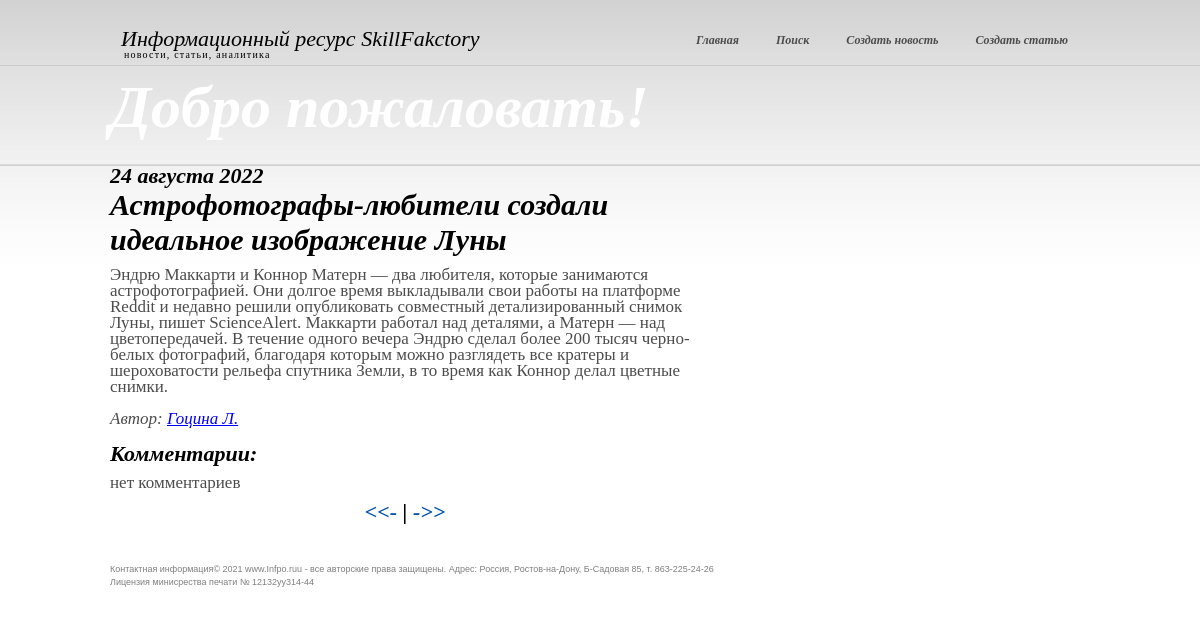
Page /home/202 on the earlier database version.
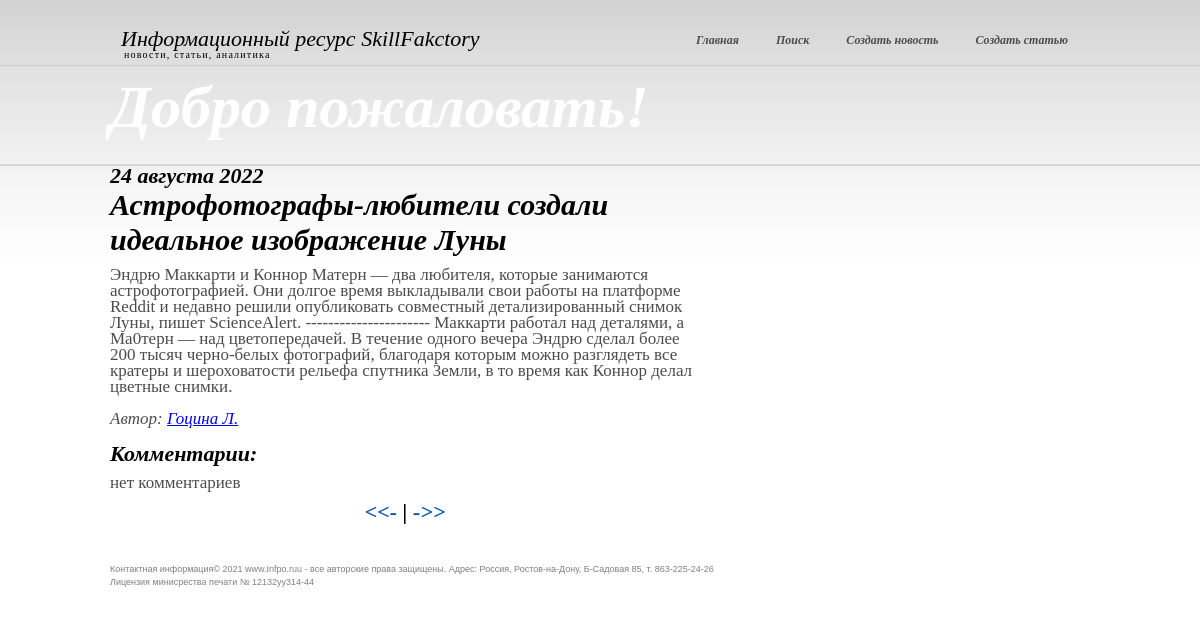
Same page on the later database version.
### news/models.py (models this page shows, shortened)
class Post(models.Model):  # Table for the posts
    head_article = models.CharField(max_length=255)  # post`s name
    text_post = models.TextField()  # text
    date = models.DateTimeField(auto_now_add = True)  # date of the post will be added
    type_post = models.CharField(max_length = 20, choices = POSITIONS, default = 'news')  # post`s type : news or article
    sum_rank = models.IntegerField(default = 0)
    id_author = models.ForeignKey('Author', on_delete = models.CASCADE)  # onetomany relation to the table "Author"
    category = models.ManyToManyField('Category', through = PostCategory)  # manytomany relation to the table "Category"

class Author(models.Model):  # Table for the author
    full_name = models.CharField(max_length = 255)
    e_mail = models.EmailField(max_length = 150, null = True)
    rank = models.IntegerField(default = 0)
    id_users = models.OneToOneField(User, on_delete = models.DO_NOTHING)  # onetomany relation to the table "User"

### news/views.py (the view)
class News(DetailView):
    model = Post
    template_name = 'new.html'
    context_object_name = 'new'
    def get_context_data(self, **kwargs):
        context = super().get_context_data(**kwargs)
        context['comments'] = context['new'].comments_set.all().values('text', 'id_users__username', 'date', 'sum_rank')
        context['next'] = Post.objects.filter(id__gt=context['new'].id).order_by('id').values('id').first()
        context['prev'] = Post.objects.filter(id__lt=context['new'].id).order_by('-id').values('id').first()
        return context

### news/templatetags/custom_filters.py (called while the page is built)
@register.filter()
def currency(value): #filter 'Гоцин Сергей Александрович' ->> 'Гоцин С.А.'
   if isinstance(value, str):
      str1 = value.split ( )
      value = str1[0] + ' '
      for i in range ( 1, len ( str1 ) ):
         value += str1[i][0] + '.'
   return value

@register.filter()
def censor(value):
   if isinstance(value, str):
      a=['хрен', 'редиска', 'тыква']
      for i in a:
         b=' '+i[0]+'*' * (len(i)-1)+' '
         value=value.replace(i, b)
   return value

### templates/new.html (shortened to what this page needs)
{% extends 'flatpages/default.html' %}
{% load custom_filters %}
{% block content %}
    <div class="col">
      <div class="post">
            <h3>{{ new.date|date:'d E Y' }}</h3>
            <h2 >{{ new.head_article| censor }}</h2>
        <p class="new">{{ new.text_post| censor }}
            <br><br><i>Автор:
            <a class="tooltip" href="mailto:">{{ new.id_author.full_name | currency }}
                </a></i>
                <br><br>
                <h3>Комментарии:</h3>
                {% if comments %}
                    {% for i in comments %}
                        <p><b>{{ i.date }}</b> | <b>{{ i.id_users__username }}</b> | <b>рейтинг:
                        {{ i.sum_rank }}</b> :<br> {{ i.text }} </p>
                    {% endfor %}
                {% else %}
                    <p>нет комментариев</p>
                {% endif %}
        </p>
          <h3 align="center">
          {% if prev.id %}
            <a href="/home/{{prev.id}}" title="Предыдущие новости"> <<- </a>
          {% endif %}
          |
          {% if next.id %}
            <a href="/home/{{next.id}}" title="Следующие новости"> ->> </a>
          {% endif %}
       </div>
    </div>
{% endblock content %}

Differences in the rows shown:
changed Post "Астрофотографы-любители создали идеальное изображение Луны": text_post|censor "…снимок Луны, пишет ScienceAlert. Маккарти работал над деталями, а Матерн — над цветопередачей. В…" → "…снимок Луны, пишет ScienceAlert. ---------------------- Маккарти работал над деталями, а Ма0терн — над цветопередачей. В…"
